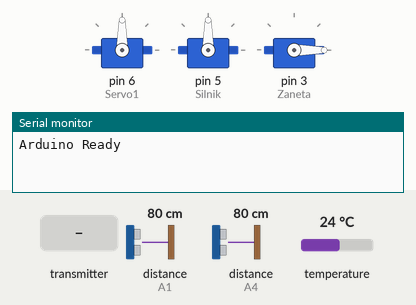
The sketch below on a simulated Arduino Uno, built with avr-gcc and run on an emulated ATmega328P. On the bench: 3 × servo, the last lines printed to the serial monitor. The inputs (shaded band) are chosen by the test bench; at power-on: distance to the obstacle (sensors on A1, A4) 80 cm, temperature 24 °C. The echo pulse lasts 58.3 µs per cm; no radio packets arrive unless stated.

Above: at 1.2 s.
1.3 s: the transmitter starts sending speed = 0
At 2.4 s:
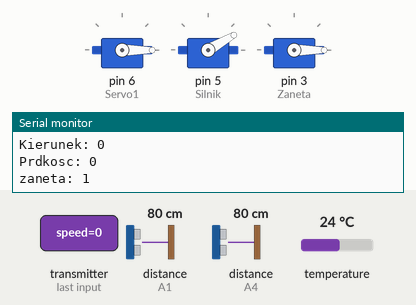
2.8 s: the transmitter starts sending lr = 256
At 4.3 s:
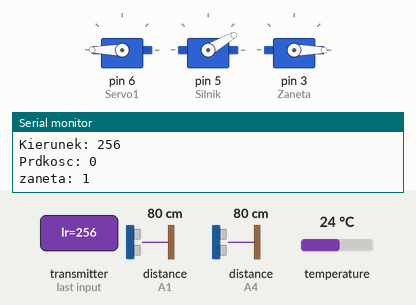
4.6 s: the transmitter starts sending lr = 1023
At 5.2 s:
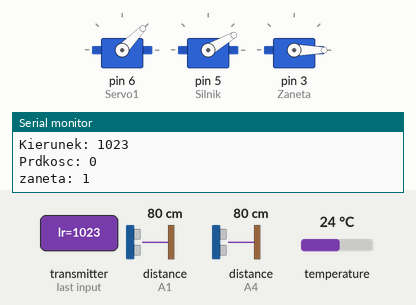
6.4 s: the transmitter starts sending speed = 256
At 7.2 s:
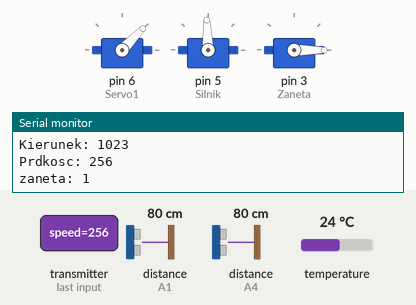
8.1 s: the transmitter starts sending zaneta = 0
At 9.2 s:
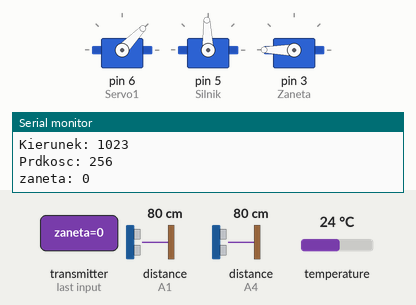
9.9 s: the transmitter starts sending lr = 512
At 11.2 s:
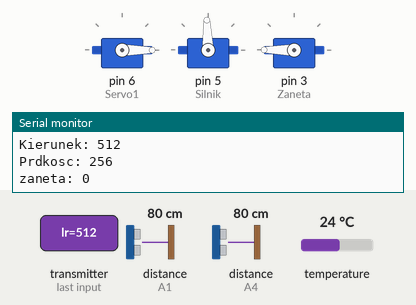
Timing chart, 0 to 12.7 s (numbered marks = the images above; inputs shaded):
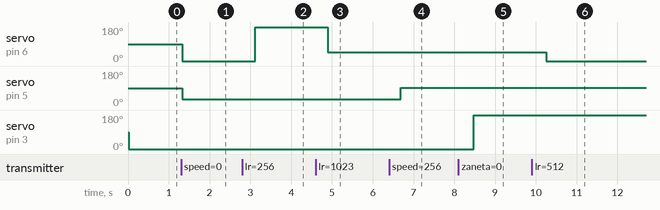

Measured:
- after the input at 1.3 s, servo on pin 6 (Servo1): 90° → 0° at once; servo on pin 5 (Silnik): 90° → 30° at once
- after the input at 2.8 s, servo on pin 6 (Servo1): 0° → 180° after 0.32 s
- after the input at 4.6 s, servo on pin 6 (Servo1): 180° → 46° after 0.30 s
- after the input at 6.4 s, servo on pin 5 (Silnik): 30° → 92° after 0.29 s
- after the input at 8.1 s, servo on pin 3 (Zaneta): 0° → 180° after 0.37 s
- after the input at 9.9 s, servo on pin 6 (Servo1): 46° → 0° after 0.36 s

The sketch:

lodz.ino.ino
```cpp
#include <SPI.h>
#include <nRF24L01.h>
#include <RF24.h>
#include <Servo.h>
#include <OneWire.h>
#include <DallasTemperature.h>
// Piny dla CE i CSN
#define CE_PIN 9
#define CSN_PIN 10
#define ONE_WIRE_BUS 2

const int trigPin1 = A0;
const int echoPin1 = A1;

const int trigPin2 = A5;
const int echoPin2 = A4;

float durationl, distancel;
float durationr, distancer;

OneWire oneWire(ONE_WIRE_BUS);
DallasTemperature sensors(&oneWire);

Servo Servo1;
Servo Silnik;
Servo Zaneta;
struct Sterowanie {
  int speed = 0;
  int lr = 0;
  bool zaneta = true;
};
Sterowanie sterowanieData;

struct Dane {
  float temperatura=0;
  float lewa=0;
  float prawa=0;
  float predkosc=0;
  int kierunek = 0;
  uint8_t zaneta;
};
Dane data;
// Adresy komunikacyjne
const uint64_t nadaj = 0xF0F0F0F0E1LL;    // Adres nadawania
const uint64_t odbierz = 0xF0F0F0F0D2LL;  // Adres odbioru

RF24 radio(CE_PIN, CSN_PIN);

int message = 1;

void setup() {
  sensors.begin();
  Serial.begin(9600);
  Serial.println("Arduino Ready");


  pinMode(trigPin1, OUTPUT);
	pinMode(echoPin1, INPUT);
  pinMode(trigPin2, OUTPUT);
	pinMode(echoPin2, INPUT);


  if (!radio.begin()) {
    Serial.println("Radio initialization failed!");
    while (1)
      ;
  }

  radio.setDataRate(RF24_250KBPS);
  radio.setPALevel(RF24_PA_HIGH);
  radio.setChannel(100);  // Jeden kanał dla obu operacji
  Servo1.attach(6);
  Silnik.attach(5,1000,2000);
  Zaneta.attach(3);
  Zaneta.write(0);
}

void loop() {
  // Odbieranie
  radio.openReadingPipe(1, odbierz);  // Ustaw adres do odbierania
  radio.startListening();             // Przełącz na tryb odbierania

  if (radio.available()) {
    while (radio.available()) {
    radio.read(&sterowanieData, sizeof(sterowanieData));  // Odczytaj dane
   }
    Serial.print("Kierunek: ");
    Serial.println(sterowanieData.lr);
    Serial.print("Prdkosc: ");
    Serial.println(sterowanieData.speed);
     if(sterowanieData.lr>85 && sterowanieData.lr<95){
      Servo1.write(90);
    }
    else{
    Servo1.write(sterowanieData.lr);
    }
    if (sterowanieData.speed > 80){
      Silnik.write(92);
    }
    else if (sterowanieData.speed < 30){
      Silnik.write(30);
    }
    else{
      Silnik.write(sterowanieData.speed);
    }


    Serial.print("zaneta: ");
    Serial.println(sterowanieData.zaneta);
    if(sterowanieData.zaneta){
      Zaneta.write(0);
    }
    else{
      Zaneta.write(180);
    }
    //-----------------------po odbiorze przechodzimy do mierzenia
    sensors.requestTemperatures();

    digitalWrite(trigPin1, LOW);
    delayMicroseconds(2);
    digitalWrite(trigPin1, HIGH);
    delayMicroseconds(10);
    digitalWrite(trigPin1, LOW);

    durationl = pulseIn(echoPin1, HIGH);
    distancel = (durationl*.0343)/2;
    Serial.print("Distance L: ");
    Serial.println(distancel);


    digitalWrite(trigPin2, LOW);
    delayMicroseconds(2);
    digitalWrite(trigPin2, HIGH);
    delayMicroseconds(10);
    digitalWrite(trigPin2, LOW);

    durationr = pulseIn(echoPin2, HIGH);
    distancer = (durationr*.0343)/2;
    Serial.print("Distance R: ");
    Serial.println(distancer);
    //print the temperature in Celsius
    Serial.print("Temperature: ");
    Serial.print(sensors.getTempCByIndex(0));

    Serial.println("C");
    Serial.println();
    // Po odbiorze przechodzimy do nadawania
    radio.stopListening();         // Przełącz na tryb nadawania
    radio.openWritingPipe(nadaj);  // Ustaw adres do nadawania
    data.temperatura=sensors.getTempCByIndex(0);
    data.lewa=distancel;
    data.prawa=distancer;
    data.predkosc=map(sterowanieData.speed,0,90,100,0);
    data.kierunek=sterowanieData.lr;
    data.zaneta=sterowanieData.zaneta;

    bool result = radio.write(&data, sizeof(data));  // Wyślij dane


  }
  delay(100);  // Krótkie opóźnienie, aby zapobiec przeciążeniu pętli
}
```
